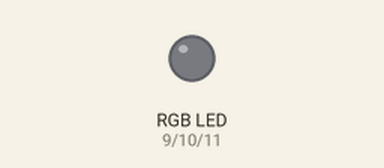
This sketch was run on a simulated Arduino Uno, built with avr-gcc and run on an emulated ATmega328P. Parts: an RGB LED mixed from three pins (HIGH = lit).

Above: at 0.15 s.
Timing chart, 0 to 9.2 s (numbered marks = the images above):
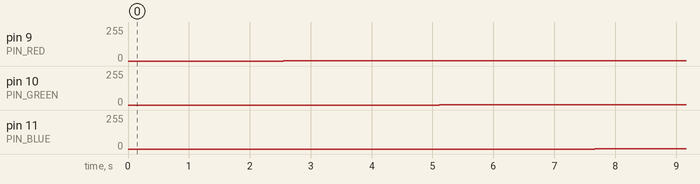

Measured:
- by itself, pin 9 (PIN_RED): 0/255 → 1/255 at 2.6 s
- by itself, pin 10 (PIN_GREEN): 0/255 → 1/255 at 5.1 s
- by itself, pin 11 (PIN_BLUE): 0/255 → 1/255 at 7.7 s

The sketch:

test_pwm.ino
```cpp
#define PIN_RED 9
#define PIN_GREEN 10
#define PIN_BLUE 11


void setup() {
  Serial.begin(115200);
}

void loop() {
  auto delayTime = 5;
  //  red
  for (auto i = 0; i < 255; i++) {
    analogWrite(PIN_RED, i);
    delay(delayTime);
  }
  for (auto i = 255; i > 0; i--) {
    analogWrite(PIN_RED, i);
    delay(delayTime);
  }
  //  green
  for (auto i = 0; i < 255; i++) {
    analogWrite(PIN_GREEN, i);
    delay(delayTime);
  }
  for (auto i = 255; i > 0; i--) {
    analogWrite(PIN_GREEN, i);
    delay(delayTime);
  }
  //  blue
  for (auto i = 0; i < 255; i++) {
    analogWrite(PIN_BLUE, i);
    delay(delayTime);
  }
  for (auto i = 255; i > 0; i--) {
    analogWrite(PIN_BLUE, i);
    delay(delayTime);
  }
}
```
